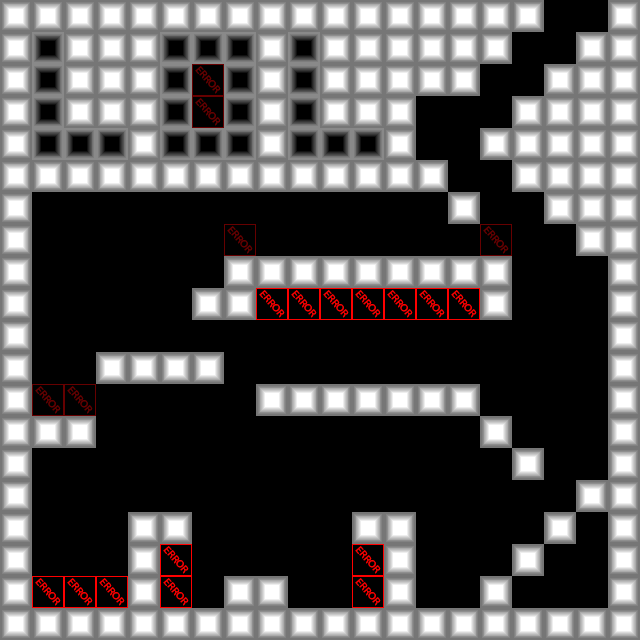

This is a level from a 2D game, rendered from its Tiled map with the project's own tilesets. A one-line summary and the map file follow, with tile-layer data summarised:
An orthogonal 20x20 tile map with 32x32 px tiles, 2 tile layers (tiles, MonsterPatrols).

<map version="1.0" orientation="orthogonal" renderorder="right-down" width="20" height="20" tilewidth="32" tileheight="32" nextobjectid="9">
 <tileset firstgid="1" name="tileset" tilewidth="32" tileheight="32">
  <image source="tileset.png" width="320" height="320" />
 </tileset>
 <layer name="tiles" width="20" height="20">
  <data>[400 cells, 210 non-empty, 6 distinct tile ids]</data>
 </layer>
 <layer name="MonsterPatrols" width="20" height="20" opacity="0.4">
  <data>[400 cells, 6 non-empty, 1 distinct tile ids]</data>
 </layer>
</map>